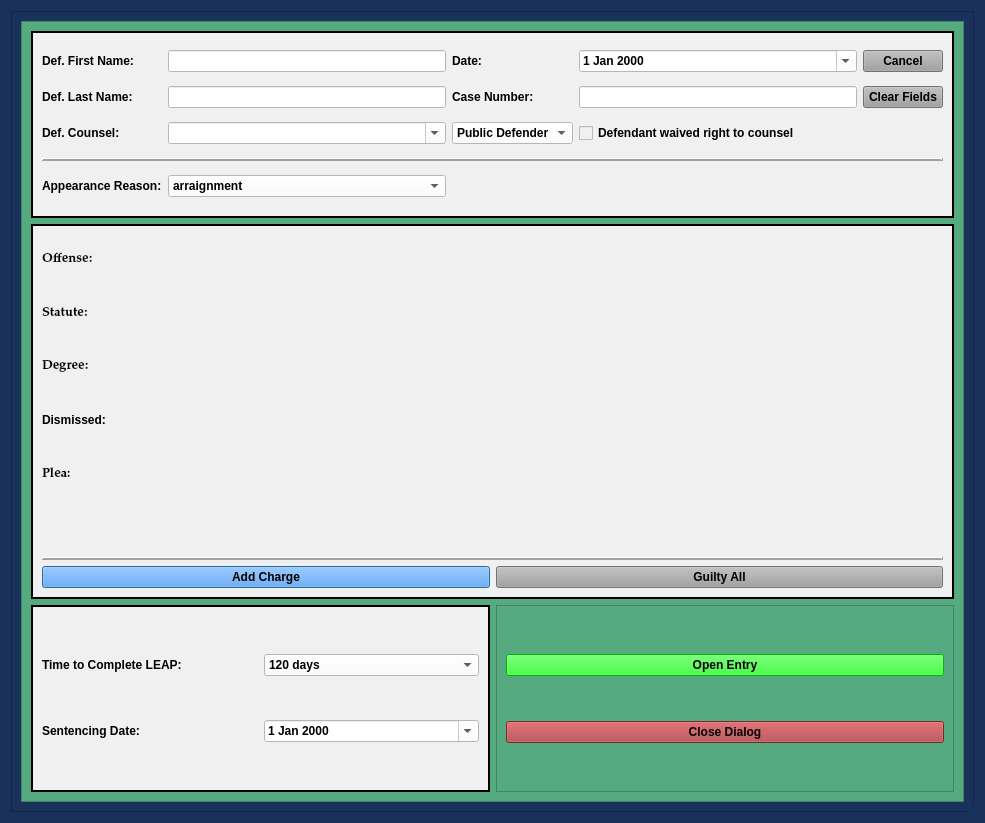
<?xml version="1.0" encoding="UTF-8"?>
<ui version="4.0">
 <class>LeapAdmissionPleaDialog</class>
 <widget class="QDialog" name="LeapAdmissionPleaDialog">
  <property name="windowModality">
   <enum>Qt::NonModal</enum>
  </property>
  <property name="geometry">
   <rect>
    <x>0</x>
    <y>0</y>
    <width>985</width>
    <height>823</height>
   </rect>
  </property>
  <property name="sizePolicy">
   <sizepolicy hsizetype="Fixed" vsizetype="Preferred">
    <horstretch>0</horstretch>
    <verstretch>0</verstretch>
   </sizepolicy>
  </property>
  <property name="minimumSize">
   <size>
    <width>0</width>
    <height>0</height>
   </size>
  </property>
  <property name="maximumSize">
   <size>
    <width>2500</width>
    <height>3500</height>
   </size>
  </property>
  <property name="palette">
   <palette>
    <active>
     <colorrole role="Button">
      <brush brushstyle="SolidPattern">
       <color alpha="255">
        <red>25</red>
        <green>49</green>
        <blue>91</blue>
       </color>
      </brush>
     </colorrole>
     <colorrole role="Base">
      <brush brushstyle="SolidPattern">
       <color alpha="255">
        <red>25</red>
        <green>49</green>
        <blue>91</blue>
       </color>
      </brush>
     </colorrole>
     <colorrole role="Window">
      <brush brushstyle="SolidPattern">
       <color alpha="255">
        <red>25</red>
        <green>49</green>
        <blue>91</blue>
       </color>
      </brush>
     </colorrole>
    </active>
    <inactive>
     <colorrole role="Button">
      <brush brushstyle="SolidPattern">
       <color alpha="255">
        <red>25</red>
        <green>49</green>
        <blue>91</blue>
       </color>
      </brush>
     </colorrole>
     <colorrole role="Base">
      <brush brushstyle="SolidPattern">
       <color alpha="255">
        <red>25</red>
        <green>49</green>
        <blue>91</blue>
       </color>
      </brush>
     </colorrole>
     <colorrole role="Window">
      <brush brushstyle="SolidPattern">
       <color alpha="255">
        <red>25</red>
        <green>49</green>
        <blue>91</blue>
       </color>
      </brush>
     </colorrole>
    </inactive>
    <disabled>
     <colorrole role="Button">
      <brush brushstyle="SolidPattern">
       <color alpha="255">
        <red>25</red>
        <green>49</green>
        <blue>91</blue>
       </color>
      </brush>
     </colorrole>
     <colorrole role="Base">
      <brush brushstyle="SolidPattern">
       <color alpha="255">
        <red>25</red>
        <green>49</green>
        <blue>91</blue>
       </color>
      </brush>
     </colorrole>
     <colorrole role="Window">
      <brush brushstyle="SolidPattern">
       <color alpha="255">
        <red>25</red>
        <green>49</green>
        <blue>91</blue>
       </color>
      </brush>
     </colorrole>
    </disabled>
   </palette>
  </property>
  <property name="font">
   <font>
    <family>Palatino Linotype</family>
    <pointsize>10</pointsize>
    <weight>75</weight>
    <italic>false</italic>
    <bold>true</bold>
   </font>
  </property>
  <property name="windowTitle">
   <string>LEAP Admission Plea Case Information</string>
  </property>
  <property name="toolTip">
   <string/>
  </property>
  <property name="styleSheet">
   <string notr="true">background-color: rgb(25, 49, 91);
font: 75 10pt &quot;Palatino Linotype&quot;;
font-weight: bold;</string>
  </property>
  <property name="sizeGripEnabled">
   <bool>true</bool>
  </property>
  <property name="modal">
   <bool>true</bool>
  </property>
  <layout class="QVBoxLayout" name="verticalLayout" stretch="2">
   <item>
    <widget class="QFrame" name="frame_4">
     <property name="styleSheet">
      <string notr="true">background-color: rgb(25, 49, 91);</string>
     </property>
     <property name="frameShape">
      <enum>QFrame::StyledPanel</enum>
     </property>
     <property name="frameShadow">
      <enum>QFrame::Raised</enum>
     </property>
     <layout class="QGridLayout" name="gridLayout_4">
      <item row="0" column="0">
       <widget class="QScrollArea" name="scrollArea">
        <property name="focusPolicy">
         <enum>Qt::NoFocus</enum>
        </property>
        <property name="styleSheet">
         <string notr="true">background-color: rgb(85, 170, 127);</string>
        </property>
        <property name="widgetResizable">
         <bool>true</bool>
        </property>
        <widget class="QWidget" name="scrollAreaWidgetContents">
         <property name="geometry">
          <rect>
           <x>0</x>
           <y>0</y>
           <width>945</width>
           <height>783</height>
          </rect>
         </property>
         <layout class="QGridLayout" name="gridLayout_6" rowstretch="1,2,1">
          <item row="2" column="0">
           <widget class="QFrame" name="frame_5">
            <property name="styleSheet">
             <string notr="true">background-color: rgb(240, 240, 240);</string>
            </property>
            <property name="frameShape">
             <enum>QFrame::Box</enum>
            </property>
            <property name="frameShadow">
             <enum>QFrame::Plain</enum>
            </property>
            <property name="lineWidth">
             <number>2</number>
            </property>
            <layout class="QGridLayout" name="gridLayout_3">
             <item row="0" column="0">
              <widget class="QLabel" name="label_10">
               <property name="text">
                <string>Time to Complete LEAP:</string>
               </property>
              </widget>
             </item>
             <item row="0" column="1">
              <widget class="NoScrollComboBox" name="time_to_complete_box">
               <property name="styleSheet">
                <string notr="true">background-color: rgb(255, 255, 255);</string>
               </property>
               <item>
                <property name="text">
                 <string>120 days</string>
                </property>
               </item>
               <item>
                <property name="text">
                 <string>forthwith</string>
                </property>
               </item>
              </widget>
             </item>
             <item row="1" column="0">
              <widget class="QLabel" name="label_19">
               <property name="text">
                <string>Sentencing Date:</string>
               </property>
              </widget>
             </item>
             <item row="1" column="1">
              <widget class="NoScrollDateEdit" name="sentencing_date">
               <property name="styleSheet">
                <string notr="true">background-color: rgb(255, 255, 255);</string>
               </property>
               <property name="calendarPopup">
                <bool>true</bool>
               </property>
              </widget>
             </item>
            </layout>
           </widget>
          </item>
          <item row="1" column="0" colspan="2">
           <widget class="QFrame" name="frame_6">
            <property name="styleSheet">
             <string notr="true">background-color: rgb(240, 240, 240);</string>
            </property>
            <property name="frameShape">
             <enum>QFrame::Box</enum>
            </property>
            <property name="frameShadow">
             <enum>QFrame::Plain</enum>
            </property>
            <property name="lineWidth">
             <number>2</number>
            </property>
            <layout class="QGridLayout" name="gridLayout_2">
             <item row="0" column="0" colspan="2">
              <layout class="QGridLayout" name="charges_gridLayout">
               <item row="0" column="0">
                <widget class="QLabel" name="offense_label_1">
                 <property name="font">
                  <font>
                   <family>Palatino Linotype</family>
                   <pointsize>10</pointsize>
                   <weight>75</weight>
                   <italic>false</italic>
                   <bold>true</bold>
                  </font>
                 </property>
                 <property name="text">
                  <string>Offense:</string>
                 </property>
                 <property name="wordWrap">
                  <bool>true</bool>
                 </property>
                </widget>
               </item>
               <item row="5" column="0">
                <widget class="QLabel" name="label_4">
                 <property name="text">
                  <string/>
                 </property>
                </widget>
               </item>
               <item row="3" column="0">
                <widget class="QLabel" name="label_5">
                 <property name="text">
                  <string>Dismissed:</string>
                 </property>
                </widget>
               </item>
               <item row="2" column="0">
                <widget class="QLabel" name="label_21">
                 <property name="font">
                  <font>
                   <family>Palatino Linotype</family>
                   <pointsize>10</pointsize>
                   <weight>75</weight>
                   <italic>false</italic>
                   <bold>true</bold>
                  </font>
                 </property>
                 <property name="text">
                  <string>Degree:</string>
                 </property>
                </widget>
               </item>
               <item row="4" column="0">
                <widget class="QLabel" name="plea_label_1">
                 <property name="font">
                  <font>
                   <family>Palatino Linotype</family>
                   <pointsize>10</pointsize>
                   <weight>75</weight>
                   <italic>false</italic>
                   <bold>true</bold>
                  </font>
                 </property>
                 <property name="text">
                  <string>Plea:</string>
                 </property>
                </widget>
               </item>
               <item row="1" column="0">
                <widget class="QLabel" name="label_20">
                 <property name="font">
                  <font>
                   <family>Palatino Linotype</family>
                   <pointsize>10</pointsize>
                   <weight>75</weight>
                   <italic>false</italic>
                   <bold>true</bold>
                  </font>
                 </property>
                 <property name="text">
                  <string>Statute:</string>
                 </property>
                </widget>
               </item>
              </layout>
             </item>
             <item row="2" column="0">
              <widget class="QPushButton" name="add_charge_Button">
               <property name="styleSheet">
                <string notr="true">background-color: rgb(62, 146, 255);
font: 75 11pt &quot;Palatino Linotype&quot;;
font-weight: bold;</string>
               </property>
               <property name="text">
                <string>Add Charge</string>
               </property>
              </widget>
             </item>
             <item row="2" column="1">
              <widget class="QPushButton" name="guilty_all_Button">
               <property name="focusPolicy">
                <enum>Qt::NoFocus</enum>
               </property>
               <property name="styleSheet">
                <string notr="true">background-color: rgb(160, 160, 160);
font: 75 11pt &quot;Palatino Linotype&quot;;
font-weight: bold;</string>
               </property>
               <property name="text">
                <string>Guilty All</string>
               </property>
              </widget>
             </item>
             <item row="1" column="0" colspan="2">
              <widget class="Line" name="line">
               <property name="frameShadow">
                <enum>QFrame::Raised</enum>
               </property>
               <property name="lineWidth">
                <number>2</number>
               </property>
               <property name="orientation">
                <enum>Qt::Horizontal</enum>
               </property>
              </widget>
             </item>
            </layout>
           </widget>
          </item>
          <item row="2" column="1">
           <widget class="QFrame" name="frame_7">
            <property name="frameShape">
             <enum>QFrame::StyledPanel</enum>
            </property>
            <property name="frameShadow">
             <enum>QFrame::Raised</enum>
            </property>
            <layout class="QGridLayout" name="gridLayout_5">
             <item row="0" column="0" colspan="2">
              <widget class="QPushButton" name="create_entry_Button">
               <property name="styleSheet">
                <string notr="true">background-color: rgb(0, 255, 0);
font: 75 11pt &quot;Palatino Linotype&quot;;
font-weight: bold;</string>
               </property>
               <property name="text">
                <string>Open Entry</string>
               </property>
               <property name="autoDefault">
                <bool>false</bool>
               </property>
              </widget>
             </item>
             <item row="1" column="0" colspan="2">
              <widget class="QPushButton" name="close_dialog_Button">
               <property name="styleSheet">
                <string notr="true">background-color: rgb(170, 58, 63);
font: 75 11pt &quot;Palatino Linotype&quot;;
font-weight: bold;</string>
               </property>
               <property name="text">
                <string>Close Dialog</string>
               </property>
              </widget>
             </item>
            </layout>
           </widget>
          </item>
          <item row="0" column="0" colspan="2">
           <widget class="QFrame" name="case_name_Frame">
            <property name="sizePolicy">
             <sizepolicy hsizetype="Preferred" vsizetype="Preferred">
              <horstretch>0</horstretch>
              <verstretch>0</verstretch>
             </sizepolicy>
            </property>
            <property name="styleSheet">
             <string notr="true">background-color: rgb(240, 240, 240);</string>
            </property>
            <property name="frameShape">
             <enum>QFrame::Box</enum>
            </property>
            <property name="frameShadow">
             <enum>QFrame::Plain</enum>
            </property>
            <property name="lineWidth">
             <number>2</number>
            </property>
            <layout class="QGridLayout" name="gridLayout">
             <item row="1" column="3">
              <widget class="QLineEdit" name="case_number_lineEdit">
               <property name="maximumSize">
                <size>
                 <width>500</width>
                 <height>16777215</height>
                </size>
               </property>
               <property name="styleSheet">
                <string notr="true">background-color: rgb(255, 255, 255);</string>
               </property>
              </widget>
             </item>
             <item row="1" column="2">
              <widget class="QLabel" name="label_3">
               <property name="text">
                <string>Case Number:</string>
               </property>
              </widget>
             </item>
             <item row="0" column="2">
              <widget class="QLabel" name="label_26">
               <property name="text">
                <string>Date:</string>
               </property>
              </widget>
             </item>
             <item row="1" column="0">
              <widget class="QLabel" name="label_2">
               <property name="text">
                <string>Def. Last Name:</string>
               </property>
              </widget>
             </item>
             <item row="1" column="4">
              <widget class="QPushButton" name="clear_fields_case_Button">
               <property name="focusPolicy">
                <enum>Qt::NoFocus</enum>
               </property>
               <property name="styleSheet">
                <string notr="true">background-color: rgb(160, 160, 160);</string>
               </property>
               <property name="text">
                <string>Clear Fields</string>
               </property>
              </widget>
             </item>
             <item row="1" column="1">
              <widget class="QLineEdit" name="defendant_last_name_lineEdit">
               <property name="enabled">
                <bool>true</bool>
               </property>
               <property name="styleSheet">
                <string notr="true">background-color: rgb(255, 255, 255);</string>
               </property>
              </widget>
             </item>
             <item row="0" column="4">
              <widget class="QPushButton" name="cancel_Button">
               <property name="focusPolicy">
                <enum>Qt::NoFocus</enum>
               </property>
               <property name="styleSheet">
                <string notr="true">background-color: rgb(160, 160, 160);</string>
               </property>
               <property name="text">
                <string>Cancel</string>
               </property>
              </widget>
             </item>
             <item row="0" column="3">
              <widget class="NoScrollDateEdit" name="plea_trial_date">
               <property name="focusPolicy">
                <enum>Qt::NoFocus</enum>
               </property>
               <property name="styleSheet">
                <string notr="true">background-color: rgb(255, 255, 255);</string>
               </property>
               <property name="dateTime">
                <datetime>
                 <hour>0</hour>
                 <minute>0</minute>
                 <second>0</second>
                 <year>2000</year>
                 <month>1</month>
                 <day>1</day>
                </datetime>
               </property>
               <property name="calendarPopup">
                <bool>true</bool>
               </property>
               <property name="date">
                <date>
                 <year>2000</year>
                 <month>1</month>
                 <day>1</day>
                </date>
               </property>
              </widget>
             </item>
             <item row="0" column="0">
              <widget class="QLabel" name="label">
               <property name="text">
                <string>Def. First Name:</string>
               </property>
              </widget>
             </item>
             <item row="0" column="1">
              <widget class="QLineEdit" name="defendant_first_name_lineEdit">
               <property name="maximumSize">
                <size>
                 <width>500</width>
                 <height>16777215</height>
                </size>
               </property>
               <property name="styleSheet">
                <string notr="true">background-color: rgb(255, 255, 255);</string>
               </property>
              </widget>
             </item>
             <item row="4" column="1">
              <widget class="NoScrollComboBox" name="appearance_reason_box">
               <property name="styleSheet">
                <string notr="true">background-color: rgb(255, 255, 255);</string>
               </property>
               <item>
                <property name="text">
                 <string>arraignment</string>
                </property>
               </item>
               <item>
                <property name="text">
                 <string>change of plea</string>
                </property>
               </item>
              </widget>
             </item>
             <item row="2" column="2">
              <widget class="NoScrollComboBox" name="defense_counsel_type_box">
               <property name="styleSheet">
                <string notr="true">background-color: rgb(255, 255, 255);</string>
               </property>
               <item>
                <property name="text">
                 <string>Public Defender</string>
                </property>
               </item>
               <item>
                <property name="text">
                 <string>Private Counsel</string>
                </property>
               </item>
              </widget>
             </item>
             <item row="4" column="0">
              <widget class="QLabel" name="label_7">
               <property name="text">
                <string>Appearance Reason:</string>
               </property>
              </widget>
             </item>
             <item row="2" column="0">
              <widget class="QLabel" name="label_24">
               <property name="text">
                <string>Def. Counsel:</string>
               </property>
              </widget>
             </item>
             <item row="2" column="1">
              <widget class="DefenseCounselComboBox" name="defense_counsel_name_box">
               <property name="styleSheet">
                <string notr="true">background-color: rgb(255, 255, 255);</string>
               </property>
               <property name="editable">
                <bool>true</bool>
               </property>
              </widget>
             </item>
             <item row="2" column="3">
              <widget class="QCheckBox" name="defense_counsel_waived_checkBox">
               <property name="text">
                <string>Defendant waived right to counsel</string>
               </property>
              </widget>
             </item>
             <item row="3" column="0" colspan="5">
              <widget class="Line" name="line_2">
               <property name="frameShadow">
                <enum>QFrame::Raised</enum>
               </property>
               <property name="lineWidth">
                <number>2</number>
               </property>
               <property name="orientation">
                <enum>Qt::Horizontal</enum>
               </property>
              </widget>
             </item>
            </layout>
           </widget>
          </item>
         </layout>
        </widget>
       </widget>
      </item>
     </layout>
    </widget>
   </item>
  </layout>
 </widget>
 <customwidgets>
  <customwidget>
   <class>NoScrollDateEdit</class>
   <extends>QDateEdit</extends>
   <header>.custom_widgets</header>
  </customwidget>
  <customwidget>
   <class>NoScrollComboBox</class>
   <extends>QComboBox</extends>
   <header>.custom_widgets</header>
  </customwidget>
  <customwidget>
   <class>DefenseCounselComboBox</class>
   <extends>QComboBox</extends>
   <header>.custom_widgets</header>
  </customwidget>
 </customwidgets>
 <tabstops>
  <tabstop>defendant_first_name_lineEdit</tabstop>
  <tabstop>defendant_last_name_lineEdit</tabstop>
  <tabstop>case_number_lineEdit</tabstop>
  <tabstop>time_to_complete_box</tabstop>
  <tabstop>sentencing_date</tabstop>
  <tabstop>create_entry_Button</tabstop>
  <tabstop>close_dialog_Button</tabstop>
 </tabstops>
 <resources/>
 <connections/>
 <slots>
  <slot>create_entry()</slot>
  <slot>continue_dialog()</slot>
  <slot>close_window()</slot>
  <slot>set_dialog()</slot>
  <slot>update_case_information()</slot>
  <slot>ovi_dialog()</slot>
  <slot>sentencing_dialog()</slot>
  <slot>proceed_to_sentencing()</slot>
  <slot>proceed_to_ovi()</slot>
  <slot>add_charge()</slot>
  <slot>set_statute()</slot>
  <slot>set_pay_date()</slot>
  <slot>amend_offense()</slot>
  <slot>set_offense()</slot>
  <slot>add_charge_to_view()</slot>
  <slot>delete_charge()</slot>
  <slot>delete_charge_from_view()</slot>
  <slot>close_event()</slot>
  <slot>set_fra_in_file()</slot>
  <slot>set_fra_in_court()</slot>
  <slot>start_add_conditions_dialog()</slot>
  <slot>start_amend_offense_dialog()</slot>
 </slots>
</ui>
